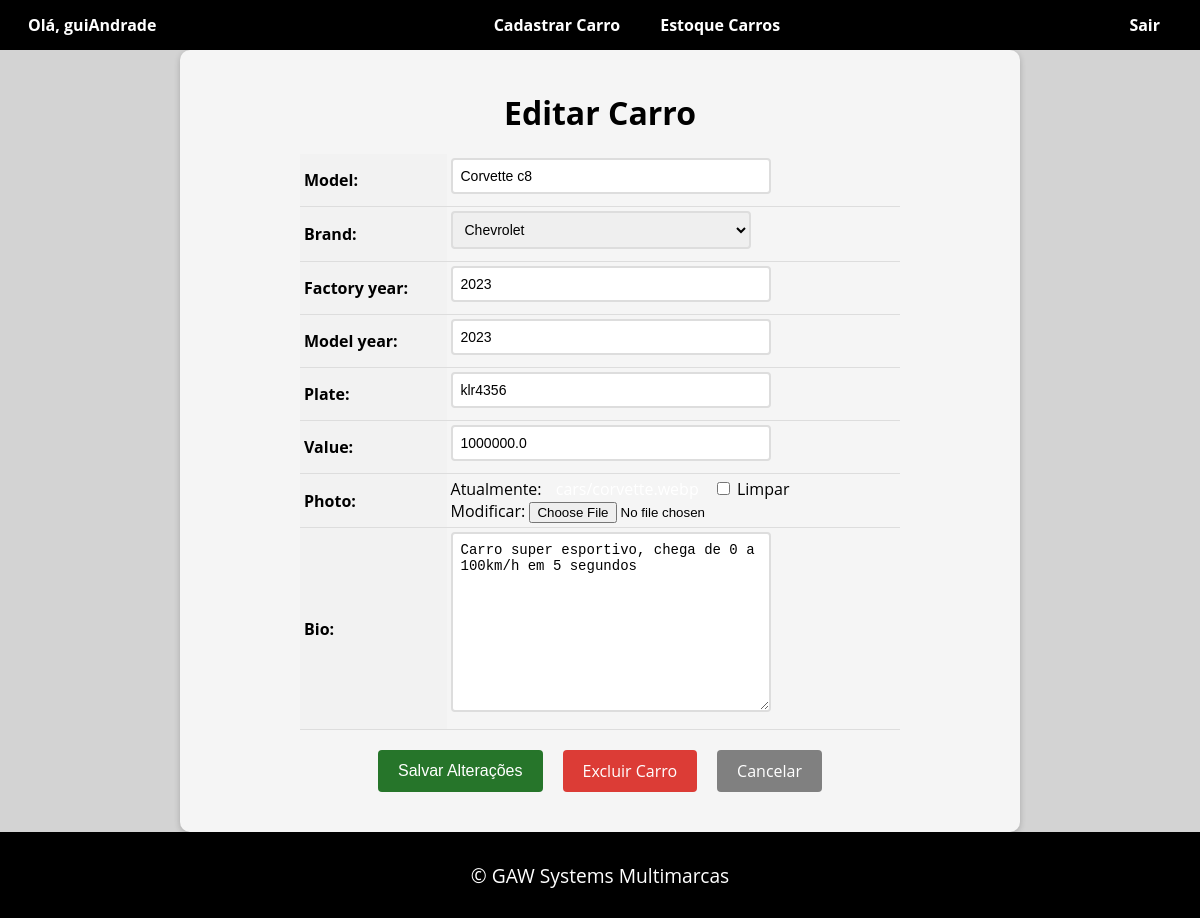
Page /car/17/update/ (signed in) on the committed database.
### cars/models.py (models this page shows, shortened)
class Car(models.Model):
    id = models.AutoField(primary_key=True)
    model = models.CharField(max_length=200)
    brand = models.ForeignKey(Brand, on_delete=models.PROTECT, related_name='car_brand')
    factory_year = models.IntegerField(blank=True, null=True)
    model_year = models.IntegerField(blank=True, null=True)
    plate = models.CharField(max_length=10, blank=True, null=True)
    value = models.FloatField(blank=True, null=True)
    photo = models.ImageField(upload_to='cars/', blank=True, null=True)
    bio = models.TextField(blank=True, null=True)

### cars/views.py (the view, shortened to what this page needs)
# urls.py: path('car/<int:pk>/update/', CarUpdateView.as_view(), name='car_update'),
@method_decorator(login_required(login_url='login'), name='dispatch')
class CarUpdateView(UpdateView):
    model = Car
    form_class = CarModelForm
    template_name = 'car_update.html'

### cars/forms.py (shortened to what this page needs)
class CarModelForm(forms.ModelForm):
    class Meta:
        model = Car # Um form em cima da tabela car
        fields = '__all__' # herda todos os campos do model car

### cars/models.py (called while the page is built)
    def __str__(self):
        return self.name

### cars/templates/car_update.html (shortened to what this page needs)
{% extends "base.html" %}
{% block content %}
    <form method="post" enctype="multipart/form-data">
        <h1>Editar Carro</h1>
        <table>
        {{ form.as_table }}
        </table>
        <div>
            <div class="buttons-container">
                <input type="submit" value="Salvar Alterações" class="btn btn-primary">
                <a href="{% url 'car_delete' pk=object.pk %}" class="btn btn-danger">Excluir Carro</a>
                <a href="{% url 'cars_list' %}" class="btn btn-secondary">Cancelar</a>
            </div>
        </div>
    </form>
{% endblock %}

### app/templates/base.html (shortened to what this page needs)
<!DOCTYPE html>
<html lang="pt-br">
<head>
</head>
<body>
    <div class="wrapper">
        <header>
            <nav>
                <div class="nav-left">
                    {% if user.is_authenticated %}
                        <span>Olá, {{ user.username }}</span>
                    {% endif %}
                </div>
                <div class="nav-center">
                    <ul>
                        {% if user.is_authenticated %}
                            <li><a href="{% url 'new_car' %}">Cadastrar Carro</a></li>
                        {% endif %}
                        <li><a href="{% url 'cars_list' %}">Estoque Carros</a></li>
                    </ul>
                </div>
                <div class="nav-right">
                    <ul>
                        {% if not user.is_authenticated %}
                        <li><a href="{% url 'login' %}">Login</a></li>
                            <li><a href="{% url 'register' %}">Cadastre-se</a></li>
                        {% else %}
                            <li><a href="{% url 'logout' %}">Sair</a></li>
                        {% endif %}
                    </ul>
                </div>
            </nav>
        </header>
        <main>
            {% block content %}
            {% endblock %}
        </main>
        <footer>
            <p>&copy; GAW Systems Multimarcas</p>
        </footer>
    </div>
</body>
</html>

### app/templates/base.html (style rules this page uses)
html, body { height: 100%; margin: 0; padding: 0; }
body { font-family: 'Open Sans', sans-serif; background-color: lightgrey; color: black; }
.wrapper { min-height: 100vh; display: flex; flex-direction: column; }
header { background-color: black; color: #fff; }
footer { background-color: black; color: white; padding: 10px; text-align: center; font-size: 1.2em; margin-top: auto; }
nav { background-color: black; color: #fff; font-weight: bold; height: 50px; display: flex; justify-content: space-between; align-items: center; padding: 0 20px; }
.nav-left, .nav-center, .nav-right { display: flex; align-items: center; }
.nav-center ul, .nav-right ul { display: flex; margin: 0; padding: 0; list-style: none; }
li { margin: 0 10px; }
a { color: #fff; text-decoration: none; font-size: 16px; padding: 10px; transition: all 0.3s ease; }
.nav-left span { font-size: 16px; padding: 8px; }

### cars/templates/car_update.html (style rules this page uses)
form { max-width: 800px; margin: 0 auto; padding: 20px; background-color: #f5f5f5; border-radius: 10px; box-shadow: 0 2px 6px rgba(0, 0, 0, 0.2); }
form h1 { font-size: 2rem; margin-bottom: 20px; text-align: center; }
table { margin: 0 auto; border-collapse: collapse; width: 100%; max-width: 600px; }
th, td { padding: 4px; text-align: left; border-bottom: 1px solid #ddd; }
th { background-color: #f2f2f2; }
input[type="text"], input[type="number"], select, textarea { padding: 8px; font-size: 14px; border: 2px solid #ddd; border-radius: 4px; width: 100%; max-width: 300px; margin-bottom: 8px; transition: border-bottom-color 0.3s ease-in-out; }
.btn { background-color: #0096c7; color: #fff; border: none; padding: 10px 20px; font-size: 16px; border-radius: 4px; cursor: pointer; transition: background-color 0.3s ease-in-out; }
.buttons-container { display: flex; justify-content: center; margin-top: 20px; margin-bottom: 20px; }
.btn { display: inline-block; background-color: #26752A; color: #fff; border: none; padding: 10px 20px; font-size: 16px; border-radius: 4px; cursor: pointer; transition: background-color 0.3s ease-in-out; margin: 0 10px; }
.btn-secondary { background-color: gray; text-decoration: none !important; }
.btn-danger { background-color: #dc3c36; text-decoration: none !important; }
a { text-decoration: none !important; }

### rows in the picture
Car: model "Corvette c8", brand "Chevrolet", factory_year "2023", model_year "2023", plate "klr4356", value "1000000.0", bio "Carro super esportivo, chega de 0 a 100km/h em 5 segundos"

### other values in the picture
{{ user.username }} "guiAndrade"
